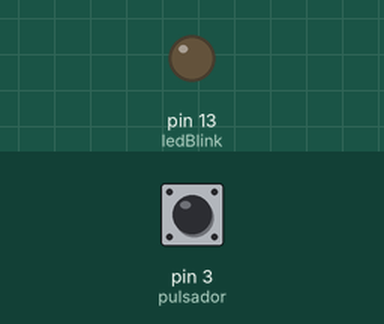
Recording of a sketch running on a simulated Arduino Uno, built with avr-gcc and run on an emulated ATmega328P. Parts: output pins drawn as LEDs (lit = HIGH). The inputs (shaded band) are chosen by the test bench; at power-on: pin 3 (pulsador) HIGH.

Above: at 1.2 s.
1.3 s: pin 3 (pulsador) pulled LOW for 0.15 s
At 2.5 s:
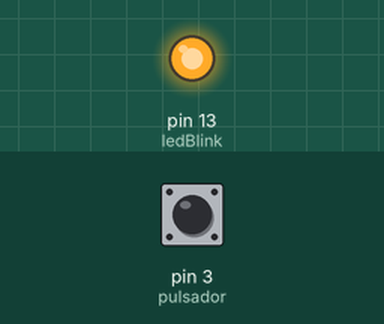
2.9 s: pin 3 (pulsador) pulled LOW for 1 s
At 3.7 s:
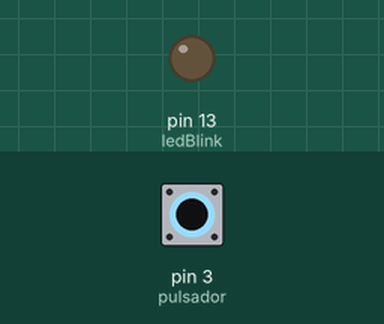
5.4 s: pin 3 (pulsador) pulled LOW for 3.2 s
At 6.8 s:
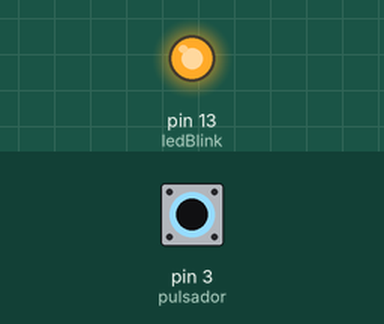
Timing chart, 0 to 8.4 s (numbered marks = the images above; inputs shaded):
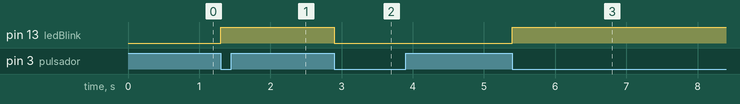

Measured:
- after the input at 1.3 s, pin 13 (ledBlink): LOW → HIGH at once
- after the input at 2.9 s, pin 13 (ledBlink): HIGH → LOW at once
- after the input at 5.4 s, pin 13 (ledBlink): LOW → HIGH at once

The sketch:

blinkManual.ino
```cpp
#define ledBlink 13
#define pulsador 3

bool flancoAscendente;
bool estadoLedBlink;
long tiempoUltimaLectura = 0;


void setup(){
  pinMode(ledBlink, OUTPUT);
  pinMode(pulsador, INPUT);
}

void loop(){
  if(millis() - tiempoUltimaLectura > 120){
    if( digitalRead(pulsador) == 0 && flancoAscendente == false ){
      estadoLedBlink = !digitalRead(ledBlink);
      digitalWrite(ledBlink, estadoLedBlink);
      flancoAscendente = true;
    }

    if(digitalRead(pulsador) == 1 && flancoAscendente == true){
      flancoAscendente = false;
      tiempoUltimaLectura = millis();
    }
  }

}
```
